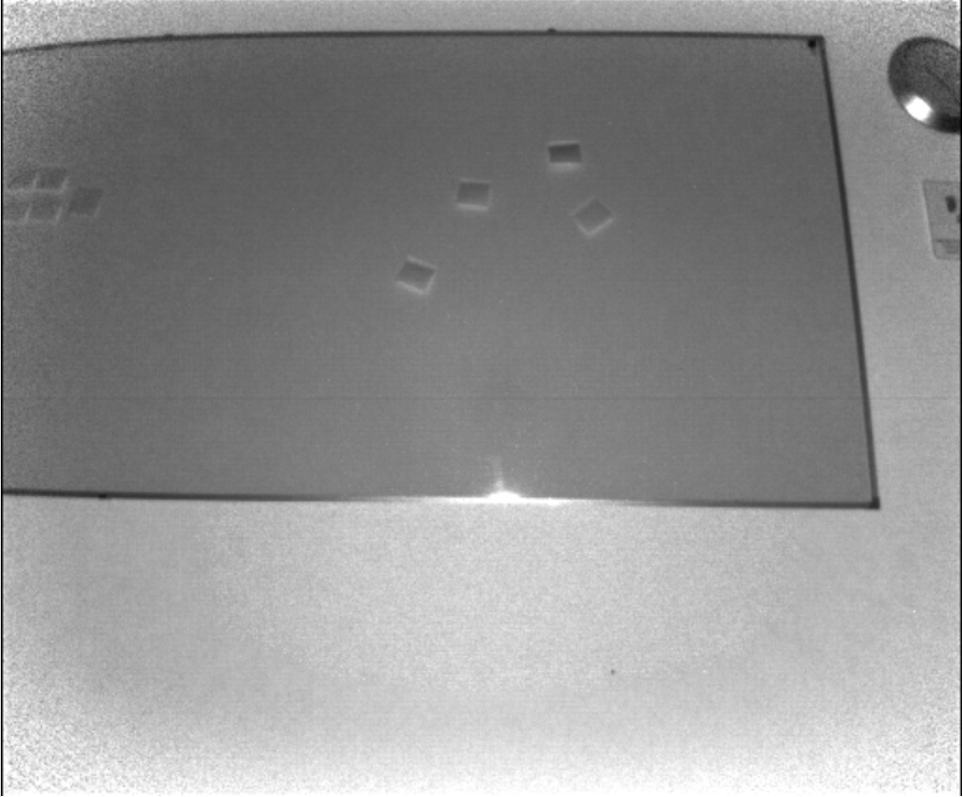
#> input picture IR-images/amp10gamma1.PNG, 963 x 797 px
$ python post_it_recognition.py
#> lines starting #> are read from the running program, lines starting #| are printed output that depends on the picture; after the words box and inside, x2 and y2 are one past the last pixel; in counts of white or black regions, pixels touching at a corner belong together
# Author : Torin Cooper-Bennun (tcb)

import cv2
import numpy as np
import matplotlib.pyplot as plt

# create display window
window = "Post-It Recognition"
cv2.namedWindow(window)

# highlight lines
img = cv2.imread('IR-images/amp10gamma1.PNG', 0)
#> img is the input picture: shape (797, 963); min 0, max 255, mean 146.7
#img = cv2.imread('postits1.jpg',0)
img_filtered = cv2.GaussianBlur(img, (0, 0), 1.5)
img_filtered = cv2.Canny(img_filtered, 0, 30)
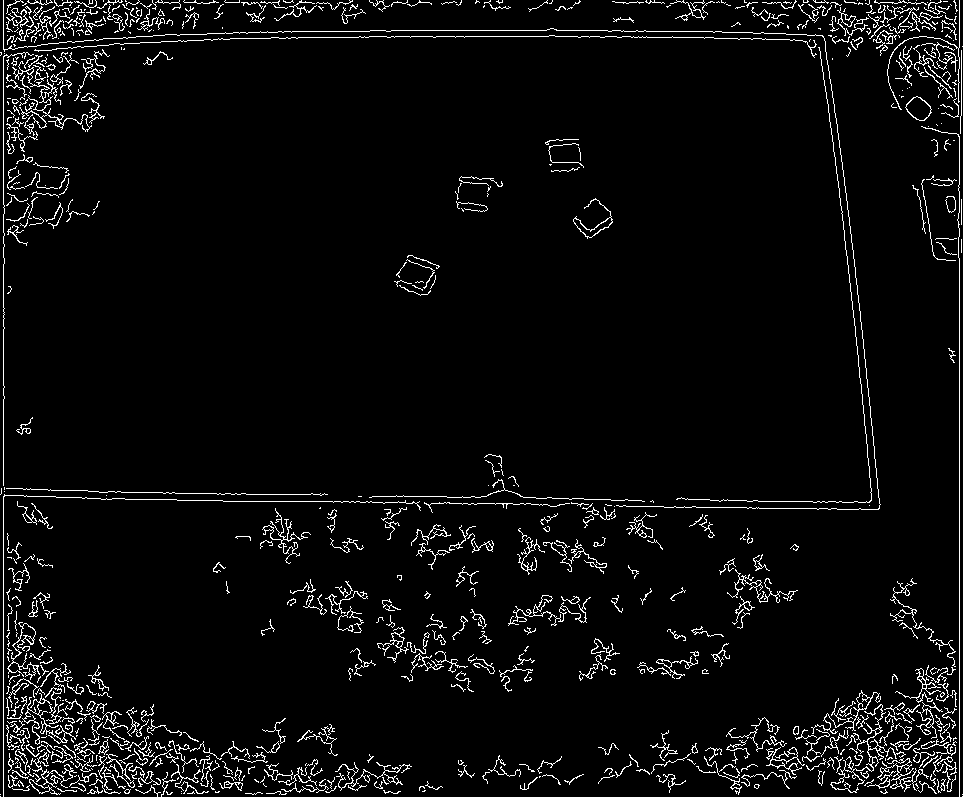
#> img_filtered: shape (797, 963); 4.4% white in thin lines or dots

# work in progress: determine contours
contours, hierarchy = cv2.findContours(img_filtered, cv2.RETR_CCOMP, cv2.CHAIN_APPROX_SIMPLE)
#> contours = 862 contours, 729 with area under 20; largest, box (x1, y1, x2, y2) and area: (905, 96, 932, 121) 414, (905, 96, 932, 121) 382, (573, 198, 613, 239) 298, (573, 217, 613, 238) 248, (811, 690, 881, 734) 186
img_contours = np.zeros_like(img)
cv2.drawContours(img_contours, contours, -1, 255)
#> img_contours: shape (797, 963); 4.3% white in thin lines or dots

# show images
cv2.imshow(window, img_filtered)
cv2.waitKey(-1)
cv2.imshow(window, img_contours)
cv2.waitKey(-1)

# write images to disk
cv2.imwrite('img_filtered.jpg', img_filtered)
cv2.imwrite('img_contours.jpg', img_contours)
